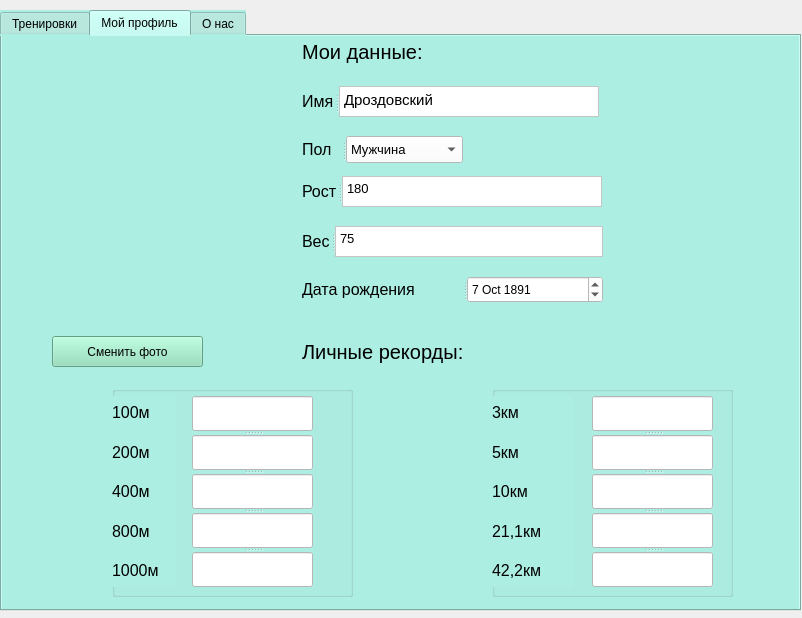
<?xml version="1.0" encoding="UTF-8"?>
<ui version="4.0">
 <class>MainWindow</class>
 <widget class="QMainWindow" name="MainWindow">
  <property name="geometry">
   <rect>
    <x>0</x>
    <y>0</y>
    <width>802</width>
    <height>618</height>
   </rect>
  </property>
  <property name="windowTitle">
   <string>Дневник тренировок</string>
  </property>
  <widget class="QWidget" name="centralwidget">
   <widget class="QTabWidget" name="tabWidget">
    <property name="geometry">
     <rect>
      <x>0</x>
      <y>10</y>
      <width>801</width>
      <height>601</height>
     </rect>
    </property>
    <property name="styleSheet">
     <string notr="true">background-color: rgb(6, 190, 225);
background-color: rgb(173, 238, 227);</string>
    </property>
    <property name="currentIndex">
     <number>1</number>
    </property>
    <widget class="QWidget" name="tab">
     <attribute name="title">
      <string>Тренировки</string>
     </attribute>
     <widget class="QTableWidget" name="tableWidget">
      <property name="geometry">
       <rect>
        <x>0</x>
        <y>40</y>
        <width>801</width>
        <height>521</height>
       </rect>
      </property>
     </widget>
     <widget class="QPushButton" name="redact">
      <property name="geometry">
       <rect>
        <x>140</x>
        <y>10</y>
        <width>121</width>
        <height>25</height>
       </rect>
      </property>
      <property name="styleSheet">
       <string notr="true">background-color: rgb(99, 185, 149);</string>
      </property>
      <property name="text">
       <string>Редактировать</string>
      </property>
     </widget>
     <widget class="QPushButton" name="remove_kebab">
      <property name="geometry">
       <rect>
        <x>660</x>
        <y>10</y>
        <width>121</width>
        <height>25</height>
       </rect>
      </property>
      <property name="styleSheet">
       <string notr="true">background-color: rgb(80, 114, 60);
background-color: rgb(95, 134, 70);</string>
      </property>
      <property name="text">
       <string>Удалить</string>
      </property>
     </widget>
     <widget class="QPushButton" name="create">
      <property name="geometry">
       <rect>
        <x>10</x>
        <y>10</y>
        <width>121</width>
        <height>25</height>
       </rect>
      </property>
      <property name="styleSheet">
       <string notr="true">background-color: rgb(80, 114, 60);
background-color: rgb(95, 134, 70);</string>
      </property>
      <property name="text">
       <string>Создать</string>
      </property>
     </widget>
     <widget class="QPushButton" name="show_graph">
      <property name="geometry">
       <rect>
        <x>270</x>
        <y>10</y>
        <width>141</width>
        <height>25</height>
       </rect>
      </property>
      <property name="styleSheet">
       <string notr="true">background-color: rgb(137, 222, 183);</string>
      </property>
      <property name="text">
       <string>Показать график</string>
      </property>
     </widget>
    </widget>
    <widget class="QWidget" name="tab_2">
     <attribute name="title">
      <string>Мой профиль</string>
     </attribute>
     <widget class="QLabel" name="label">
      <property name="geometry">
       <rect>
        <x>10</x>
        <y>10</y>
        <width>251</width>
        <height>261</height>
       </rect>
      </property>
      <property name="text">
       <string/>
      </property>
      <property name="pixmap">
       <pixmap>../Изображения/qt-designer-icon.png</pixmap>
      </property>
     </widget>
     <widget class="QLabel" name="label_2">
      <property name="geometry">
       <rect>
        <x>300</x>
        <y>0</y>
        <width>151</width>
        <height>31</height>
       </rect>
      </property>
      <property name="font">
       <font>
        <pointsize>15</pointsize>
       </font>
      </property>
      <property name="text">
       <string>Мои данные:</string>
      </property>
     </widget>
     <widget class="QLabel" name="label_8">
      <property name="geometry">
       <rect>
        <x>300</x>
        <y>300</y>
        <width>221</width>
        <height>31</height>
       </rect>
      </property>
      <property name="font">
       <font>
        <pointsize>15</pointsize>
       </font>
      </property>
      <property name="text">
       <string>Личные рекорды:</string>
      </property>
     </widget>
     <widget class="QGroupBox" name="groupBox">
      <property name="geometry">
       <rect>
        <x>110</x>
        <y>350</y>
        <width>241</width>
        <height>211</height>
       </rect>
      </property>
      <property name="title">
       <string/>
      </property>
      <widget class="QWidget" name="layoutWidget">
       <property name="geometry">
        <rect>
         <x>0</x>
         <y>10</y>
         <width>64</width>
         <height>191</height>
        </rect>
       </property>
       <layout class="QVBoxLayout" name="verticalLayout">
        <item>
         <widget class="QLabel" name="label_9">
          <property name="font">
           <font>
            <pointsize>12</pointsize>
           </font>
          </property>
          <property name="text">
           <string>100м</string>
          </property>
         </widget>
        </item>
        <item>
         <widget class="QLabel" name="label_10">
          <property name="font">
           <font>
            <pointsize>12</pointsize>
           </font>
          </property>
          <property name="text">
           <string>200м</string>
          </property>
         </widget>
        </item>
        <item>
         <widget class="QLabel" name="label_11">
          <property name="font">
           <font>
            <pointsize>12</pointsize>
           </font>
          </property>
          <property name="text">
           <string>400м</string>
          </property>
         </widget>
        </item>
        <item>
         <widget class="QLabel" name="label_12">
          <property name="font">
           <font>
            <pointsize>12</pointsize>
           </font>
          </property>
          <property name="text">
           <string>800м</string>
          </property>
         </widget>
        </item>
        <item>
         <widget class="QLabel" name="label_13">
          <property name="font">
           <font>
            <pointsize>12</pointsize>
           </font>
          </property>
          <property name="text">
           <string>1000м</string>
          </property>
         </widget>
        </item>
       </layout>
      </widget>
      <widget class="QSplitter" name="splitter_6">
       <property name="geometry">
        <rect>
         <x>80</x>
         <y>10</y>
         <width>121</width>
         <height>191</height>
        </rect>
       </property>
       <property name="orientation">
        <enum>Qt::Vertical</enum>
       </property>
       <widget class="QLineEdit" name="m100">
        <property name="styleSheet">
         <string notr="true">background-color: rgb(255, 255, 255);</string>
        </property>
       </widget>
       <widget class="QLineEdit" name="m200">
        <property name="styleSheet">
         <string notr="true">background-color: rgb(255, 255, 255);</string>
        </property>
       </widget>
       <widget class="QLineEdit" name="m400">
        <property name="styleSheet">
         <string notr="true">background-color: rgb(255, 255, 255);</string>
        </property>
       </widget>
       <widget class="QLineEdit" name="m800">
        <property name="styleSheet">
         <string notr="true">background-color: rgb(255, 255, 255);</string>
        </property>
       </widget>
       <widget class="QLineEdit" name="m1000">
        <property name="styleSheet">
         <string notr="true">background-color: rgb(255, 255, 255);</string>
        </property>
       </widget>
      </widget>
     </widget>
     <widget class="QGroupBox" name="groupBox_2">
      <property name="geometry">
       <rect>
        <x>490</x>
        <y>350</y>
        <width>241</width>
        <height>211</height>
       </rect>
      </property>
      <property name="title">
       <string/>
      </property>
      <widget class="QWidget" name="layoutWidget">
       <property name="geometry">
        <rect>
         <x>0</x>
         <y>10</y>
         <width>81</width>
         <height>191</height>
        </rect>
       </property>
       <layout class="QVBoxLayout" name="verticalLayout_2">
        <item>
         <widget class="QLabel" name="label_14">
          <property name="font">
           <font>
            <pointsize>12</pointsize>
           </font>
          </property>
          <property name="text">
           <string>3км</string>
          </property>
         </widget>
        </item>
        <item>
         <widget class="QLabel" name="label_15">
          <property name="font">
           <font>
            <pointsize>12</pointsize>
           </font>
          </property>
          <property name="text">
           <string>5км</string>
          </property>
         </widget>
        </item>
        <item>
         <widget class="QLabel" name="label_16">
          <property name="font">
           <font>
            <pointsize>12</pointsize>
           </font>
          </property>
          <property name="text">
           <string>10км</string>
          </property>
         </widget>
        </item>
        <item>
         <widget class="QLabel" name="label_17">
          <property name="font">
           <font>
            <pointsize>12</pointsize>
           </font>
          </property>
          <property name="text">
           <string>21,1км</string>
          </property>
         </widget>
        </item>
        <item>
         <widget class="QLabel" name="label_18">
          <property name="font">
           <font>
            <pointsize>12</pointsize>
           </font>
          </property>
          <property name="text">
           <string>42,2км</string>
          </property>
         </widget>
        </item>
       </layout>
      </widget>
      <widget class="QSplitter" name="splitter_7">
       <property name="geometry">
        <rect>
         <x>100</x>
         <y>10</y>
         <width>121</width>
         <height>191</height>
        </rect>
       </property>
       <property name="orientation">
        <enum>Qt::Vertical</enum>
       </property>
       <widget class="QLineEdit" name="m100_2">
        <property name="styleSheet">
         <string notr="true">background-color: rgb(255, 255, 255);</string>
        </property>
       </widget>
       <widget class="QLineEdit" name="m200_2">
        <property name="styleSheet">
         <string notr="true">background-color: rgb(255, 255, 255);</string>
        </property>
       </widget>
       <widget class="QLineEdit" name="m400_2">
        <property name="styleSheet">
         <string notr="true">background-color: rgb(255, 255, 255);</string>
        </property>
       </widget>
       <widget class="QLineEdit" name="m800_2">
        <property name="styleSheet">
         <string notr="true">background-color: rgb(255, 255, 255);</string>
        </property>
       </widget>
       <widget class="QLineEdit" name="m1000_2">
        <property name="styleSheet">
         <string notr="true">background-color: rgb(255, 255, 255);</string>
        </property>
       </widget>
      </widget>
     </widget>
     <widget class="QPushButton" name="changePhoto">
      <property name="geometry">
       <rect>
        <x>50</x>
        <y>300</y>
        <width>151</width>
        <height>31</height>
       </rect>
      </property>
      <property name="styleSheet">
       <string notr="true">background-color: rgb(137, 222, 183);</string>
      </property>
      <property name="text">
       <string>Сменить фото</string>
      </property>
     </widget>
     <widget class="QSplitter" name="splitter">
      <property name="geometry">
       <rect>
        <x>300</x>
        <y>50</y>
        <width>297</width>
        <height>31</height>
       </rect>
      </property>
      <property name="orientation">
       <enum>Qt::Horizontal</enum>
      </property>
      <widget class="QLabel" name="label_4">
       <property name="font">
        <font>
         <pointsize>12</pointsize>
        </font>
       </property>
       <property name="text">
        <string>Имя</string>
       </property>
      </widget>
      <widget class="QPlainTextEdit" name="username">
       <property name="font">
        <font>
         <pointsize>11</pointsize>
        </font>
       </property>
       <property name="styleSheet">
        <string notr="true">background-color: rgb(255, 255, 255);</string>
       </property>
       <property name="plainText">
        <string>Дроздовский</string>
       </property>
      </widget>
     </widget>
     <widget class="QSplitter" name="splitter_2">
      <property name="geometry">
       <rect>
        <x>300</x>
        <y>100</y>
        <width>161</width>
        <height>27</height>
       </rect>
      </property>
      <property name="orientation">
       <enum>Qt::Horizontal</enum>
      </property>
      <widget class="QLabel" name="label_3">
       <property name="font">
        <font>
         <pointsize>12</pointsize>
        </font>
       </property>
       <property name="text">
        <string>Пол</string>
       </property>
      </widget>
      <widget class="QComboBox" name="comboBox">
       <property name="font">
        <font>
         <pointsize>10</pointsize>
        </font>
       </property>
       <property name="styleSheet">
        <string notr="true">background-color: rgb(255, 255, 255);</string>
       </property>
       <item>
        <property name="text">
         <string>Мужчина</string>
        </property>
       </item>
       <item>
        <property name="text">
         <string>Женщина</string>
        </property>
       </item>
      </widget>
     </widget>
     <widget class="QSplitter" name="splitter_3">
      <property name="geometry">
       <rect>
        <x>300</x>
        <y>140</y>
        <width>300</width>
        <height>31</height>
       </rect>
      </property>
      <property name="orientation">
       <enum>Qt::Horizontal</enum>
      </property>
      <widget class="QLabel" name="label_5">
       <property name="font">
        <font>
         <pointsize>12</pointsize>
        </font>
       </property>
       <property name="text">
        <string>Рост</string>
       </property>
      </widget>
      <widget class="QPlainTextEdit" name="height">
       <property name="font">
        <font>
         <pointsize>10</pointsize>
        </font>
       </property>
       <property name="styleSheet">
        <string notr="true">background-color: rgb(255, 255, 255);</string>
       </property>
       <property name="plainText">
        <string>180</string>
       </property>
      </widget>
     </widget>
     <widget class="QSplitter" name="splitter_4">
      <property name="geometry">
       <rect>
        <x>300</x>
        <y>190</y>
        <width>301</width>
        <height>31</height>
       </rect>
      </property>
      <property name="orientation">
       <enum>Qt::Horizontal</enum>
      </property>
      <widget class="QLabel" name="label_6">
       <property name="font">
        <font>
         <pointsize>12</pointsize>
        </font>
       </property>
       <property name="text">
        <string>Вес</string>
       </property>
      </widget>
      <widget class="QPlainTextEdit" name="weight">
       <property name="font">
        <font>
         <pointsize>10</pointsize>
        </font>
       </property>
       <property name="styleSheet">
        <string notr="true">background-color: rgb(255, 255, 255);</string>
       </property>
       <property name="plainText">
        <string>75</string>
       </property>
      </widget>
     </widget>
     <widget class="QSplitter" name="splitter_5">
      <property name="geometry">
       <rect>
        <x>300</x>
        <y>240</y>
        <width>301</width>
        <height>27</height>
       </rect>
      </property>
      <property name="orientation">
       <enum>Qt::Horizontal</enum>
      </property>
      <widget class="QLabel" name="label_7">
       <property name="font">
        <font>
         <pointsize>12</pointsize>
        </font>
       </property>
       <property name="text">
        <string>Дата рождения</string>
       </property>
      </widget>
      <widget class="QDateEdit" name="dateEdit">
       <property name="font">
        <font>
         <pointsize>9</pointsize>
        </font>
       </property>
       <property name="styleSheet">
        <string notr="true">background-color: rgb(255, 255, 255);</string>
       </property>
       <property name="dateTime">
        <datetime>
         <hour>0</hour>
         <minute>0</minute>
         <second>0</second>
         <year>1891</year>
         <month>10</month>
         <day>7</day>
        </datetime>
       </property>
      </widget>
     </widget>
    </widget>
    <widget class="QWidget" name="tab_3">
     <attribute name="title">
      <string>О нас</string>
     </attribute>
     <widget class="QLabel" name="label_19">
      <property name="geometry">
       <rect>
        <x>20</x>
        <y>60</y>
        <width>771</width>
        <height>121</height>
       </rect>
      </property>
      <property name="font">
       <font>
        <pointsize>9</pointsize>
       </font>
      </property>
      <property name="text">
       <string>Не следует никому давать советы и пользоваться чужими советами, 
кроме общего совета – правила каждому – следовать велениям души и действовать смело.

©Никколо Макиавелли</string>
      </property>
     </widget>
    </widget>
   </widget>
  </widget>
 </widget>
 <resources/>
 <connections/>
</ui>
